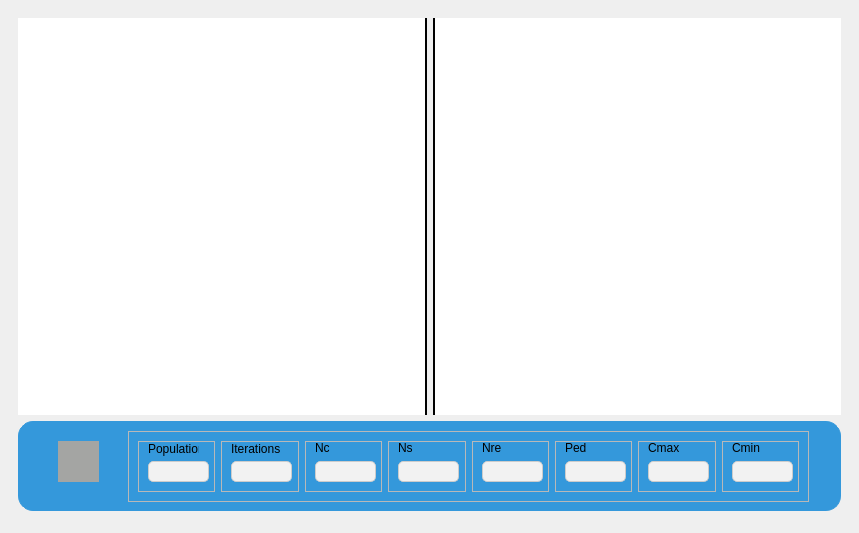
<?xml version="1.0" encoding="UTF-8"?>
<ui version="4.0">
 <class>Form</class>
 <widget class="QWidget" name="Form">
  <property name="geometry">
   <rect>
    <x>0</x>
    <y>0</y>
    <width>859</width>
    <height>533</height>
   </rect>
  </property>
  <property name="windowTitle">
   <string>Form</string>
  </property>
  <widget class="QWidget" name="main_widget" native="true">
   <property name="geometry">
    <rect>
     <x>9</x>
     <y>9</y>
     <width>841</width>
     <height>511</height>
    </rect>
   </property>
   <layout class="QGridLayout" name="gridLayout">
    <item row="0" column="0">
     <widget class="QWidget" name="body_widget" native="true">
      <layout class="QGridLayout" name="gridLayout_9">
       <item row="0" column="0">
        <layout class="QHBoxLayout" name="horizontalLayout">
         <item>
          <widget class="QWidget" name="graph_widget" native="true">
           <property name="styleSheet">
            <string notr="true">border-right: 2px solid black;
background-color: rgb(255, 255, 255);</string>
           </property>
          </widget>
         </item>
         <item>
          <widget class="QWidget" name="convergence_widget" native="true">
           <property name="styleSheet">
            <string notr="true">border-left: 2px solid black;
background-color: rgb(255, 255, 255);</string>
           </property>
          </widget>
         </item>
        </layout>
       </item>
       <item row="1" column="0">
        <widget class="QWidget" name="player_widget" native="true">
         <property name="minimumSize">
          <size>
           <width>0</width>
           <height>30</height>
          </size>
         </property>
         <property name="maximumSize">
          <size>
           <width>16777215</width>
           <height>90</height>
          </size>
         </property>
         <property name="styleSheet">
          <string notr="true">

#player_widget {

background-color:  #3498db;
  border: 1px solid #3498db;
  display: flex;
  justify-content: center;
  align-items: center;
  font-size: 18px;
border-radius: 15px;
}

#player_widget QLineEdit {
                background-color: #f2f2f2;
                border: 1px solid #ccc;
                border-radius: 5px;
                padding: 2px;
                font-size: 14px;
                color: #333;
  }
            
#player_widget  QPushButton{
  width: 60px;
  height: 60px;
  background-color: #a4a5a3;
  border-radius: 50%;
  display: flex;
  justify-content: center;
border-radius: 50%;
  align-items: center;
  cursor: pointer;
  box-shadow: 0px 4px 6px rgba(0, 0, 0, 0.1);
} </string>
         </property>
         <widget class="QFrame" name="parameters_frame">
          <property name="geometry">
           <rect>
            <x>110</x>
            <y>10</y>
            <width>681</width>
            <height>71</height>
           </rect>
          </property>
          <property name="frameShape">
           <enum>QFrame::StyledPanel</enum>
          </property>
          <property name="frameShadow">
           <enum>QFrame::Raised</enum>
          </property>
          <layout class="QHBoxLayout" name="horizontalLayout_2">
           <item>
            <widget class="QFrame" name="frame">
             <property name="frameShape">
              <enum>QFrame::StyledPanel</enum>
             </property>
             <property name="frameShadow">
              <enum>QFrame::Raised</enum>
             </property>
             <widget class="QLineEdit" name="lineEdit">
              <property name="geometry">
               <rect>
                <x>10</x>
                <y>20</y>
                <width>61</width>
                <height>21</height>
               </rect>
              </property>
              <property name="minimumSize">
               <size>
                <width>0</width>
                <height>0</height>
               </size>
              </property>
              <property name="maximumSize">
               <size>
                <width>90</width>
                <height>16777215</height>
               </size>
              </property>
             </widget>
             <widget class="QLabel" name="label">
              <property name="geometry">
               <rect>
                <x>10</x>
                <y>0</y>
                <width>51</width>
                <height>16</height>
               </rect>
              </property>
              <property name="text">
               <string>Population</string>
              </property>
             </widget>
            </widget>
           </item>
           <item>
            <widget class="QFrame" name="frame_2">
             <property name="frameShape">
              <enum>QFrame::StyledPanel</enum>
             </property>
             <property name="frameShadow">
              <enum>QFrame::Raised</enum>
             </property>
             <widget class="QLineEdit" name="lineEdit_2">
              <property name="geometry">
               <rect>
                <x>10</x>
                <y>20</y>
                <width>61</width>
                <height>21</height>
               </rect>
              </property>
              <property name="minimumSize">
               <size>
                <width>0</width>
                <height>0</height>
               </size>
              </property>
              <property name="maximumSize">
               <size>
                <width>90</width>
                <height>16777215</height>
               </size>
              </property>
             </widget>
             <widget class="QLabel" name="label_2">
              <property name="geometry">
               <rect>
                <x>10</x>
                <y>0</y>
                <width>51</width>
                <height>16</height>
               </rect>
              </property>
              <property name="text">
               <string>Iterations</string>
              </property>
             </widget>
            </widget>
           </item>
           <item>
            <widget class="QFrame" name="frame_3">
             <property name="frameShape">
              <enum>QFrame::StyledPanel</enum>
             </property>
             <property name="frameShadow">
              <enum>QFrame::Raised</enum>
             </property>
             <widget class="QLineEdit" name="lineEdit_3">
              <property name="geometry">
               <rect>
                <x>10</x>
                <y>20</y>
                <width>61</width>
                <height>21</height>
               </rect>
              </property>
              <property name="minimumSize">
               <size>
                <width>0</width>
                <height>0</height>
               </size>
              </property>
              <property name="maximumSize">
               <size>
                <width>90</width>
                <height>16777215</height>
               </size>
              </property>
             </widget>
             <widget class="QLabel" name="label_3">
              <property name="geometry">
               <rect>
                <x>10</x>
                <y>0</y>
                <width>47</width>
                <height>13</height>
               </rect>
              </property>
              <property name="text">
               <string>Nc</string>
              </property>
             </widget>
            </widget>
           </item>
           <item>
            <widget class="QFrame" name="frame_4">
             <property name="frameShape">
              <enum>QFrame::StyledPanel</enum>
             </property>
             <property name="frameShadow">
              <enum>QFrame::Raised</enum>
             </property>
             <widget class="QLineEdit" name="lineEdit_4">
              <property name="geometry">
               <rect>
                <x>10</x>
                <y>20</y>
                <width>61</width>
                <height>21</height>
               </rect>
              </property>
              <property name="maximumSize">
               <size>
                <width>90</width>
                <height>16777215</height>
               </size>
              </property>
             </widget>
             <widget class="QLabel" name="label_4">
              <property name="geometry">
               <rect>
                <x>10</x>
                <y>0</y>
                <width>47</width>
                <height>13</height>
               </rect>
              </property>
              <property name="text">
               <string>Ns</string>
              </property>
             </widget>
            </widget>
           </item>
           <item>
            <widget class="QFrame" name="frame_5">
             <property name="frameShape">
              <enum>QFrame::StyledPanel</enum>
             </property>
             <property name="frameShadow">
              <enum>QFrame::Raised</enum>
             </property>
             <widget class="QLineEdit" name="lineEdit_5">
              <property name="geometry">
               <rect>
                <x>10</x>
                <y>20</y>
                <width>61</width>
                <height>21</height>
               </rect>
              </property>
              <property name="maximumSize">
               <size>
                <width>90</width>
                <height>16777215</height>
               </size>
              </property>
             </widget>
             <widget class="QLabel" name="label_5">
              <property name="geometry">
               <rect>
                <x>10</x>
                <y>0</y>
                <width>47</width>
                <height>13</height>
               </rect>
              </property>
              <property name="text">
               <string>Nre</string>
              </property>
             </widget>
            </widget>
           </item>
           <item>
            <widget class="QFrame" name="frame_6">
             <property name="frameShape">
              <enum>QFrame::StyledPanel</enum>
             </property>
             <property name="frameShadow">
              <enum>QFrame::Raised</enum>
             </property>
             <widget class="QLineEdit" name="lineEdit_6">
              <property name="geometry">
               <rect>
                <x>10</x>
                <y>20</y>
                <width>61</width>
                <height>21</height>
               </rect>
              </property>
              <property name="maximumSize">
               <size>
                <width>90</width>
                <height>16777215</height>
               </size>
              </property>
             </widget>
             <widget class="QLabel" name="label_6">
              <property name="geometry">
               <rect>
                <x>10</x>
                <y>0</y>
                <width>47</width>
                <height>13</height>
               </rect>
              </property>
              <property name="text">
               <string>Ped</string>
              </property>
             </widget>
            </widget>
           </item>
           <item>
            <widget class="QFrame" name="frame_7">
             <property name="frameShape">
              <enum>QFrame::StyledPanel</enum>
             </property>
             <property name="frameShadow">
              <enum>QFrame::Raised</enum>
             </property>
             <widget class="QLineEdit" name="lineEdit_7">
              <property name="geometry">
               <rect>
                <x>10</x>
                <y>20</y>
                <width>61</width>
                <height>21</height>
               </rect>
              </property>
              <property name="maximumSize">
               <size>
                <width>90</width>
                <height>16777215</height>
               </size>
              </property>
             </widget>
             <widget class="QLabel" name="label_7">
              <property name="geometry">
               <rect>
                <x>10</x>
                <y>0</y>
                <width>47</width>
                <height>13</height>
               </rect>
              </property>
              <property name="text">
               <string>Cmax</string>
              </property>
             </widget>
            </widget>
           </item>
           <item>
            <widget class="QFrame" name="frame_8">
             <property name="frameShape">
              <enum>QFrame::StyledPanel</enum>
             </property>
             <property name="frameShadow">
              <enum>QFrame::Raised</enum>
             </property>
             <widget class="QLineEdit" name="lineEdit_8">
              <property name="geometry">
               <rect>
                <x>10</x>
                <y>20</y>
                <width>61</width>
                <height>21</height>
               </rect>
              </property>
              <property name="maximumSize">
               <size>
                <width>90</width>
                <height>16777215</height>
               </size>
              </property>
             </widget>
             <widget class="QLabel" name="label_8">
              <property name="geometry">
               <rect>
                <x>10</x>
                <y>0</y>
                <width>47</width>
                <height>13</height>
               </rect>
              </property>
              <property name="text">
               <string>Cmin</string>
              </property>
             </widget>
            </widget>
           </item>
          </layout>
         </widget>
         <widget class="QPushButton" name="pushButton">
          <property name="geometry">
           <rect>
            <x>40</x>
            <y>20</y>
            <width>41</width>
            <height>41</height>
           </rect>
          </property>
          <property name="styleSheet">
           <string notr="true">border-radius: 50%;</string>
          </property>
          <property name="text">
           <string/>
          </property>
          <property name="icon">
           <iconset resource="../../static/resource.qrc">
            <normaloff>:/icons/icons/play-48.ico</normaloff>:/icons/icons/play-48.ico</iconset>
          </property>
          <property name="iconSize">
           <size>
            <width>20</width>
            <height>20</height>
           </size>
          </property>
         </widget>
        </widget>
       </item>
      </layout>
     </widget>
    </item>
   </layout>
  </widget>
 </widget>
 <resources>
  <include location="../../static/resource.qrc"/>
 </resources>
 <connections/>
</ui>
